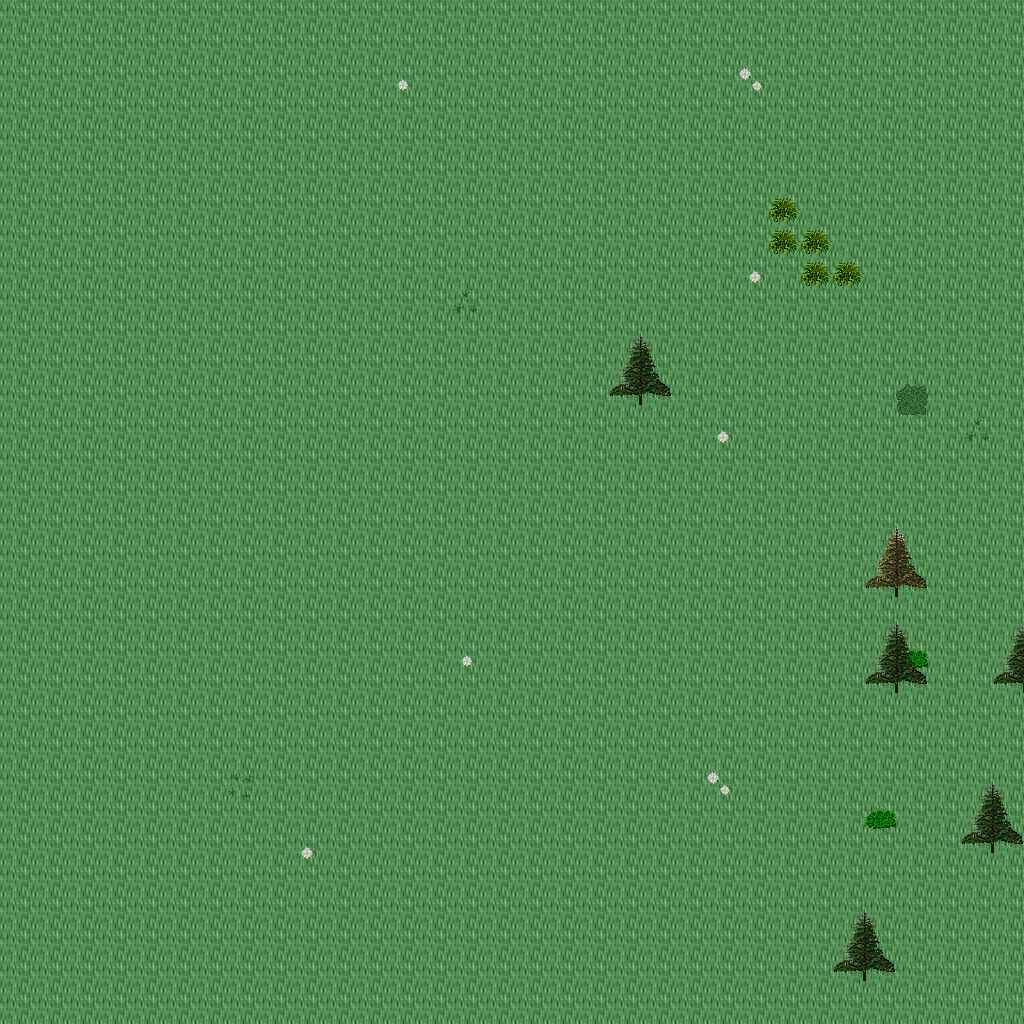

The image is a tile-based game level rendered from a .tmx file. Its description and source (layers, tilesets, objects; grid data summarised) follow:
An orthogonal 32x32 tile map with 32x32 px tiles, 5 tile layers (Ground, Objects, Objects2, Above, ...), 1 hidden layer not drawn, 23 tilesets.

<map version="1.10" tiledversion="1.11.0" orientation="orthogonal" renderorder="right-down" width="32" height="32" tilewidth="32" tileheight="32" infinite="0" nextlayerid="11" nextobjectid="1">
 <tileset firstgid="1" name="ground_ground" tilewidth="32" tileheight="32" tilecount="33" columns="3">
  <image source="../drawable/ground_ground.png" width="96" height="352" />
 </tileset>
 <tileset firstgid="34" name="ground_ridge_earth_dark" tilewidth="32" tileheight="32" tilecount="96" columns="12">
  <image source="../drawable/ground_ridge_earth_dark.png" width="384" height="256" />
 </tileset>
 <tileset firstgid="130" name="plant_flower_daisy_white" tilewidth="32" tileheight="32" tilecount="8" columns="2">
  <image source="../drawable/plant_flower_daisy_white.png" width="64" height="128" />
 </tileset>
 <tileset firstgid="138" name="plant_grasses" tilewidth="32" tileheight="32" tilecount="6" columns="3">
  <image source="../drawable/plant_grasses.png" width="96" height="64" />
 </tileset>
 <tileset firstgid="144" name="plant_tree_tree_fluffy" tilewidth="32" tileheight="32" tilecount="12" columns="4">
  <image source="../drawable/plant_tree_tree_fluffy.png" width="128" height="96" />
 </tileset>
 <tileset firstgid="156" name="plant_bush_bushes" tilewidth="32" tileheight="32" tilecount="10" columns="5">
  <image source="../drawable/plant_bush_bushes.png" width="160" height="64" />
 </tileset>
 <tileset firstgid="166" name="logic_portal" tilewidth="32" tileheight="32" tilecount="24" columns="8">
  <image source="../drawable/logic_portal.png" width="256" height="96" />
 </tileset>
 <tileset firstgid="190" name="logic_collision" tilewidth="32" tileheight="32" tilecount="1" columns="1">
  <image source="../drawable/logic_collision.png" width="32" height="32" />
 </tileset>
 <tileset firstgid="191" name="logic_creature_animal" tilewidth="32" tileheight="32" tilecount="32" columns="8">
  <image source="../drawable/logic_creature_animal.png" width="256" height="128" />
 </tileset>
 <tileset firstgid="223" name="ground_dry_grass" tilewidth="32" tileheight="32" tilecount="54" columns="9">
  <image source="../drawable/ground_dry_grass.png" width="288" height="192" />
 </tileset>
 <tileset firstgid="277" name="ground_earth_edges" tilewidth="32" tileheight="32" tilecount="18" columns="6">
  <image source="../drawable/ground_earth_edges.png" width="192" height="96" />
 </tileset>
 <tileset firstgid="295" name="ground_grass_corners" tilewidth="32" tileheight="32" tilecount="24" columns="6">
  <image source="../drawable/ground_grass_corners.png" width="192" height="128" />
 </tileset>
 <tileset firstgid="319" name="plant_tree_evergreen" tilewidth="32" tileheight="32" tilecount="36" columns="3">
  <image source="../drawable/plant_tree_evergreen.png" width="96" height="384" />
 </tileset>
 <tileset firstgid="355" name="plant_tree_tree_darkgreen" tilewidth="32" tileheight="32" tilecount="88" columns="8">
  <image source="../drawable/plant_tree_tree_darkgreen.png" width="256" height="352" />
 </tileset>
 <tileset firstgid="443" name="building_decoration_rocks" tilewidth="32" tileheight="32" tilecount="6" columns="3">
  <image source="../drawable/building_decoration_rocks.png" width="96" height="64" />
 </tileset>
 <tileset firstgid="449" name="plant_stump_stump_pale_brown" tilewidth="32" tileheight="32" tilecount="4" columns="2">
  <image source="../drawable/plant_stump_stump_pale_brown.png" width="64" height="64" />
 </tileset>
 <tileset firstgid="453" name="plant_stump_int_small_stump_2" tilewidth="32" tileheight="32" tilecount="1" columns="1">
  <image source="../drawable/plant_stump_int_small_stump_2.png" width="32" height="32" />
 </tileset>
 <tileset firstgid="454" name="ground_rock_pebbles" tilewidth="32" tileheight="32" tilecount="3" columns="1">
  <image source="../drawable/ground_rock_pebbles.png" width="32" height="96" />
 </tileset>
 <tileset firstgid="457" name="plant_bush_bush_mult_colored" tilewidth="32" tileheight="32" tilecount="6" columns="3">
  <image source="../drawable/plant_bush_bush_mult_colored.png" width="96" height="64" />
 </tileset>
 <tileset firstgid="463" name="plant_tree_umbrella_thorn" tilewidth="32" tileheight="32" tilecount="18" columns="6">
  <image source="../drawable/plant_tree_umbrella_thorn.png" width="192" height="96" />
 </tileset>
 <tileset firstgid="481" name="logic_item_fruits" tilewidth="32" tileheight="32" tilecount="16" columns="8">
  <image source="../drawable/logic_item_fruits.png" width="256" height="64" />
 </tileset>
 <tileset firstgid="497" name="building_house_3" tilewidth="32" tileheight="32" tilecount="48" columns="6">
  <image source="../drawable/building_house_3.png" width="192" height="256" />
 </tileset>
 <tileset firstgid="545" name="logic_creature_mutant" tilewidth="32" tileheight="32" tilecount="7" columns="7">
  <image source="../drawable/logic_creature_mutant.png" width="224" height="32" />
 </tileset>
 <layer id="1" name="Ground" width="32" height="32">
  <data>[1024 cells, 1024 non-empty, 1 distinct tile ids]</data>
 </layer>
 <layer id="2" name="Objects" width="32" height="32">
  <data>[1024 cells, 29 non-empty, 12 distinct tile ids]</data>
 </layer>
 <layer id="3" name="Objects2" width="32" height="32">
  <data>[1024 cells, 0 non-empty, 0 distinct tile ids]</data>
 </layer>
 <layer id="4" name="Above" width="32" height="32">
  <data>[1024 cells, 22 non-empty, 8 distinct tile ids]</data>
 </layer>
 <layer id="5" name="Above2" width="32" height="32">
  <data>[1024 cells, 0 non-empty, 0 distinct tile ids]</data>
 </layer>
 <layer id="6" name="Walkable" width="32" height="32" visible="0">
  <data>[1024 cells, 16 non-empty, 1 distinct tile ids]</data>
 </layer>
 <objectgroup id="7" name="Mapevents" />
 <objectgroup id="8" name="Spawn" />
 <objectgroup id="9" name="Keys" />
 <objectgroup id="10" name="Replace" />
</map>
